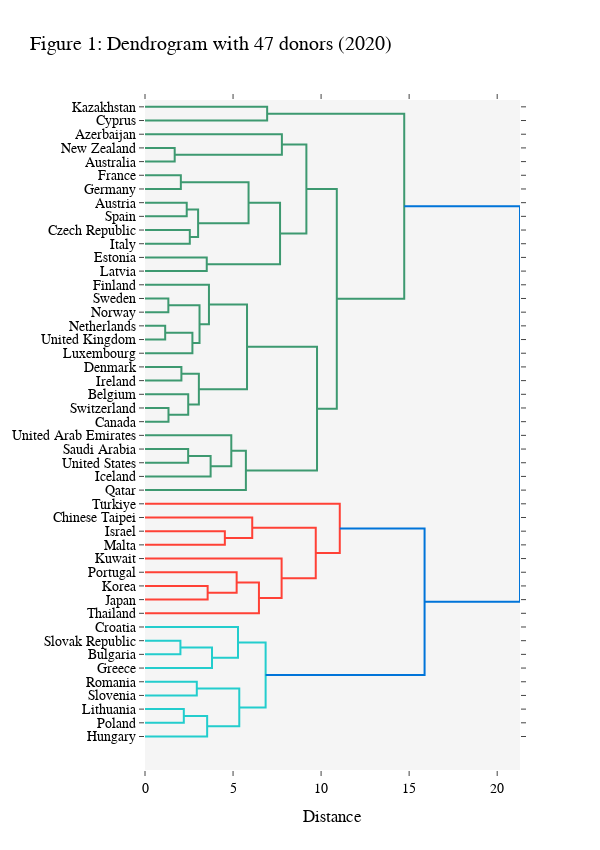

Notebook source saved alongside this figure:
### Markdown cell above
### Dendrogram for all donors

### Code cell
dendro1 = ff.create_dendrogram(
        data_all.iloc[:, :max_dims_all], orientation='left',
        labels=data_all.index,
        linkagefun=lambda x: linkage(
                            data_all.iloc[:, :max_dims_all],
                            'ward', metric='euclidean', optimal_ordering=True
        ))

dendro1.update_layout(
        title=f'Figure 1: Dendrogram with 47 donors (2020)',
        xaxis=dict(title="Distance"),
        width=600,
        height=850,
        font_size=14,
        font_family='Montserrat',
        font_color='black',
        plot_bgcolor='rgb(245, 245, 245)'
    )

dendro1.show()

### Figure 1 — Plotly figure (JSON) as saved in the notebook; plotly's stock layout.template omitted (floating-point values rounded to 4 significant figures)
{"data": [{"hoverinfo": "text", "marker": {"color": "rgb(61,153,112)"}, "mode": "lines", "type": "scatter", "x": [0, 6.936, 6.936, 0], "xaxis": "x", "y": [-5, -5, -15, -15], "yaxis": "y"}, {"hoverinfo": "text", "marker": {"color": "rgb(61,153,112)"}, "mode": "lines", "type": "scatter", "x": [0, 1.686, 1.686, 0], "xaxis": "x", "y": [-35, -35, -45, -45], "yaxis": "y"}, {"hoverinfo": "text", "marker": {"color": "rgb(61,153,112)"}, "mode": "lines", "type": "scatter", "x": [0, 7.773, 7.773, 1.686], "xaxis": "x", "y": [-25, -25, -40, -40], "yaxis": "y"}, {"hoverinfo": "text", "marker": {"color": "rgb(61,153,112)"}, "mode": "lines", "type": "scatter", "x": [0, 2.035, 2.035, 0], "xaxis": "x", "y": [-55, -55, -65, -65], "yaxis": "y"}, {"hoverinfo": "text", "marker": {"color": "rgb(61,153,112)"}, "mode": "lines", "type": "scatter", "x": [0, 2.37, 2.37, 0], "xaxis": "x", "y": [-75, -75, -85, -85], "yaxis": "y"}, {"hoverinfo": "text", "marker": {"color": "rgb(61,153,112)"}, "mode": "lines", "type": "scatter", "x": [0, 2.544, 2.544, 0], "xaxis": "x", "y": [-95, -95, -105, -105], "yaxis": "y"}, {"hoverinfo": "text", "marker": {"color": "rgb(61,153,112)"}, "mode": "lines", "type": "scatter", "x": [2.37, 3.016, 3.016, 2.544], "xaxis": "x", "y": [-80, -80, -100, -100], "yaxis": "y"}, {"hoverinfo": "text", "marker": {"color": "rgb(61,153,112)"}, "mode": "lines", "type": "scatter", "x": [2.035, 5.881, 5.881, 3.016], "xaxis": "x", "y": [-60, -60, -90, -90], "yaxis": "y"}, {"hoverinfo": "text", "marker": {"color": "rgb(61,153,112)"}, "mode": "lines", "type": "scatter", "x": [0, 3.507, 3.507, 0], "xaxis": "x", "y": [-115, -115, -125, -125], "yaxis": "y"}, {"hoverinfo": "text", "marker": {"color": "rgb(61,153,112)"}, "mode": "lines", "type": "scatter", "x": [5.881, 7.669, 7.669, 3.507], "xaxis": "x", "y": [-75, -75, -120, -120], "yaxis": "y"}, {"hoverinfo": "text", "marker": {"color": "rgb(61,153,112)"}, "mode": "lines", "type": "scatter", "x": [7.773, 9.165, 9.165, 7.669], "xaxis": "x", "y": [-32.5, -32.5, -97.5, -97.5], "yaxis": "y"}, {"hoverinfo": "text", "marker": {"color": "rgb(61,153,112)"}, "mode": "lines", "type": "scatter", "x": [0, 1.326, 1.326, 0], "xaxis": "x", "y": [-145, -145, -155, -155], "yaxis": "y"}, {"hoverinfo": "text", "marker": {"color": "rgb(61,153,112)"}, "mode": "lines", "type": "scatter", "x": [0, 1.147, 1.147, 0], "xaxis": "x", "y": [-165, -165, -175, -175], "yaxis": "y"}, {"hoverinfo": "text", "marker": {"color": "rgb(61,153,112)"}, "mode": "lines", "type": "scatter", "x": [1.147, 2.692, 2.692, 0], "xaxis": "x", "y": [-170, -170, -185, -185], "yaxis": "y"}, {"hoverinfo": "text", "marker": {"color": "rgb(61,153,112)"}, "mode": "lines", "type": "scatter", "x": [1.326, 3.096, 3.096, 2.692], "xaxis": "x", "y": [-150, -150, -177.5, -177.5], "yaxis": "y"}, {"hoverinfo": "text", "marker": {"color": "rgb(61,153,112)"}, "mode": "lines", "type": "scatter", "x": [0, 3.632, 3.632, 3.096], "xaxis": "x", "y": [-135, -135, -163.8, -163.8], "yaxis": "y"}, {"hoverinfo": "text", "marker": {"color": "rgb(61,153,112)"}, "mode": "lines", "type": "scatter", "x": [0, 2.067, 2.067, 0], "xaxis": "x", "y": [-195, -195, -205, -205], "yaxis": "y"}, {"hoverinfo": "text", "marker": {"color": "rgb(61,153,112)"}, "mode": "lines", "type": "scatter", "x": [0, 1.334, 1.334, 0], "xaxis": "x", "y": [-225, -225, -235, -235], "yaxis": "y"}, {"hoverinfo": "text", "marker": {"color": "rgb(61,153,112)"}, "mode": "lines", "type": "scatter", "x": [0, 2.455, 2.455, 1.334], "xaxis": "x", "y": [-215, -215, -230, -230], "yaxis": "y"}, {"hoverinfo": "text", "marker": {"color": "rgb(61,153,112)"}, "mode": "lines", "type": "scatter", "x": [2.067, 3.059, 3.059, 2.455], "xaxis": "x", "y": [-200, -200, -222.5, -222.5], "yaxis": "y"}, {"hoverinfo": "text", "marker": {"color": "rgb(61,153,112)"}, "mode": "lines", "type": "scatter", "x": [3.632, 5.793, 5.793, 3.059], "xaxis": "x", "y": [-149.4, -149.4, -211.2, -211.2], "yaxis": "y"}, {"hoverinfo": "text", "marker": {"color": "rgb(61,153,112)"}, "mode": "lines", "type": "scatter", "x": [0, 2.451, 2.451, 0], "xaxis": "x", "y": [-255, -255, -265, -265], "yaxis": "y"}, {"hoverinfo": "text", "marker": {"color": "rgb(61,153,112)"}, "mode": "lines", "type": "scatter", "x": [2.451, 3.726, 3.726, 0], "xaxis": "x", "y": [-260, -260, -275, -275], "yaxis": "y"}, {"hoverinfo": "text", "marker": {"color": "rgb(61,153,112)"}, "mode": "lines", "type": "scatter", "x": [0, 4.901, 4.901, 3.726], "xaxis": "x", "y": [-245, -245, -267.5, -267.5], "yaxis": "y"}, {"hoverinfo": "text", "marker": {"color": "rgb(61,153,112)"}, "mode": "lines", "type": "scatter", "x": [4.901, 5.729, 5.729, 0], "xaxis": "x", "y": [-256.2, -256.2, -285, -285], "yaxis": "y"}, {"hoverinfo": "text", "marker": {"color": "rgb(61,153,112)"}, "mode": "lines", "type": "scatter", "x": [5.793, 9.769, 9.769, 5.729], "xaxis": "x", "y": [-180.3, -180.3, -270.6, -270.6], "yaxis": "y"}, {"hoverinfo": "text", "marker": {"color": "rgb(61,153,112)"}, "mode": "lines", "type": "scatter", "x": [9.165, 10.89, 10.89, 9.769], "xaxis": "x", "y": [-65, -65, -225.5, -225.5], "yaxis": "y"}, {"hoverinfo": "text", "marker": {"color": "rgb(61,153,112)"}, "mode": "lines", "type": "scatter", "x": [6.936, 14.72, 14.72, 10.89], "xaxis": "x", "y": [-10, -10, -145.2, -145.2], "yaxis": "y"}, {"hoverinfo": "text", "marker": {"color": "rgb(255,65,54)"}, "mode": "lines", "type": "scatter", "x": [0, 4.535, 4.535, 0], "xaxis": "x", "y": [-315, -315, -325, -325], "yaxis": "y"}, {"hoverinfo": "text", "marker": {"color": "rgb(255,65,54)"}, "mode": "lines", "type": "scatter", "x": [0, 6.09, 6.09, 4.535], "xaxis": "x", "y": [-305, -305, -320, -320], "yaxis": "y"}, {"hoverinfo": "text", "marker": {"color": "rgb(255,65,54)"}, "mode": "lines", "type": "scatter", "x": [0, 3.558, 3.558, 0], "xaxis": "x", "y": [-355, -355, -365, -365], "yaxis": "y"}, {"hoverinfo": "text", "marker": {"color": "rgb(255,65,54)"}, "mode": "lines", "type": "scatter", "x": [0, 5.205, 5.205, 3.558], "xaxis": "x", "y": [-345, -345, -360, -360], "yaxis": "y"}, {"hoverinfo": "text", "marker": {"color": "rgb(255,65,54)"}, "mode": "lines", "type": "scatter", "x": [5.205, 6.47, 6.47, 0], "xaxis": "x", "y": [-352.5, -352.5, -375, -375], "yaxis": "y"}, {"hoverinfo": "text", "marker": {"color": "rgb(255,65,54)"}, "mode": "lines", "type": "scatter", "x": [0, 7.758, 7.758, 6.47], "xaxis": "x", "y": [-335, -335, -363.8, -363.8], "yaxis": "y"}, {"hoverinfo": "text", "marker": {"color": "rgb(255,65,54)"}, "mode": "lines", "type": "scatter", "x": [6.09, 9.697, 9.697, 7.758], "xaxis": "x", "y": [-312.5, -312.5, -349.4, -349.4], "yaxis": "y"}, {"hoverinfo": "text", "marker": {"color": "rgb(255,65,54)"}, "mode": "lines", "type": "scatter", "x": [0, 11.06, 11.06, 9.697], "xaxis": "x", "y": [-295, -295, -330.9, -330.9], "yaxis": "y"}, {"hoverinfo": "text", "marker": {"color": "rgb(35,205,205)"}, "mode": "lines", "type": "scatter", "x": [0, 2.012, 2.012, 0], "xaxis": "x", "y": [-395, -395, -405, -405], "yaxis": "y"}, {"hoverinfo": "text", "marker": {"color": "rgb(35,205,205)"}, "mode": "lines", "type": "scatter", "x": [2.012, 3.805, 3.805, 0], "xaxis": "x", "y": [-400, -400, -415, -415], "yaxis": "y"}, {"hoverinfo": "text", "marker": {"color": "rgb(35,205,205)"}, "mode": "lines", "type": "scatter", "x": [0, 5.282, 5.282, 3.805], "xaxis": "x", "y": [-385, -385, -407.5, -407.5], "yaxis": "y"}, {"hoverinfo": "text", "marker": {"color": "rgb(35,205,205)"}, "mode": "lines", "type": "scatter", "x": [0, 2.942, 2.942, 0], "xaxis": "x", "y": [-425, -425, -435, -435], "yaxis": "y"}, {"hoverinfo": "text", "marker": {"color": "rgb(35,205,205)"}, "mode": "lines", "type": "scatter", "x": [0, 2.204, 2.204, 0], "xaxis": "x", "y": [-445, -445, -455, -455], "yaxis": "y"}, {"hoverinfo": "text", "marker": {"color": "rgb(35,205,205)"}, "mode": "lines", "type": "scatter", "x": [2.204, 3.53, 3.53, 0], "xaxis": "x", "y": [-450, -450, -465, -465], "yaxis": "y"}, {"hoverinfo": "text", "marker": {"color": "rgb(35,205,205)"}, "mode": "lines", "type": "scatter", "x": [2.942, 5.354, 5.354, 3.53], "xaxis": "x", "y": [-430, -430, -457.5, -457.5], "yaxis": "y"}, {"hoverinfo": "text", "marker": {"color": "rgb(35,205,205)"}, "mode": "lines", "type": "scatter", "x": [5.282, 6.85, 6.85, 5.354], "xaxis": "x", "y": [-396.2, -396.2, -443.8, -443.8], "yaxis": "y"}, {"hoverinfo": "text", "marker": {"color": "rgb(0,116,217)"}, "mode": "lines", "type": "scatter", "x": [11.06, 15.88, 15.88, 6.85], "xaxis": "x", "y": [-313.0, -313.0, -420, -420], "yaxis": "y"}, {"hoverinfo": "text", "marker": {"color": "rgb(0,116,217)"}, "mode": "lines", "type": "scatter", "x": [14.72, 21.3, 21.3, 15.88], "xaxis": "x", "y": [-77.62, -77.62, -366.5, -366.5], "yaxis": "y"}], "layout": {"autosize": false, "font": {"color": "black", "family": "Montserrat", "size": 14}, "height": 850, "hovermode": "closest", "plot_bgcolor": "rgb(245, 245, 245)", "showlegend": false, "title": {"text": "Figure 1: Dendrogram with 47 donors (2020)"}, "width": 600, "xaxis": {"mirror": "allticks", "rangemode": "tozero", "showgrid": false, "showline": true, "showticklabels": true, "ticks": "outside", "title": {"text": "Distance"}, "type": "linear", "zeroline": false}, "yaxis": {"mirror": "allticks", "rangemode": "tozero", "showgrid": false, "showline": true, "showticklabels": true, "tickmode": "array", "ticks": "outside", "ticktext": ["Kazakhstan", "Cyprus", "Azerbaijan", "New Zealand", "Australia", "France", "Germany", "Austria", "Spain", "Czech Republic", "Italy", "Estonia", "Latvia", "Finland", "Sweden", "Norway", "Netherlands", "United Kingdom", "Luxembourg", "Denmark", "Ireland", "Belgium", "Switzerland", "Canada", "United Arab Emirates", "Saudi Arabia", "United States", "Iceland", "Qatar", "Türkiye", "Chinese Taipei", "Israel", "Malta", "Kuwait", "Portugal", "Korea", "Japan", "Thailand", "Croatia", "Slovak Republic", "Bulgaria", "Greece", "Romania", "Slovenia", "Lithuania", "Poland", "Hungary"], "tickvals": [-5, -15, -25, -35, -45, -55, -65, -75, -85, -95, -105, -115, -125, -135, -145, -155, -165, -175, -185, -195, -205, -215, -225, -235, -245, -255, -265, -275, -285, -295, -305, -315, -325, -335, -345, -355, -365, -375, -385, -395, -405, -415, -425, -435, -445, -455, -465], "type": "linear", "zeroline": false}}}
